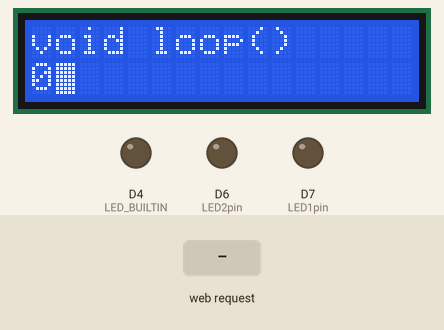
This sketch was run on a simulated ESP8266 (NodeMCU). Shown: 16×2 character LCD, output pins drawn as LEDs (lit = HIGH, except the on-board LED, lit = LOW). Dashed ring = blinking. The test bench sets the inputs (shaded band). WiFi joins after 1.5 s; servers stay silent unless stated; not simulated (calls return 0 or success): WiFi_credentials.h; what the sketch prints to the serial monitor is not drawn.

Above: at 7.8 s.
7.9 s: HTTP request GET /led1on received
At 10.0 s:
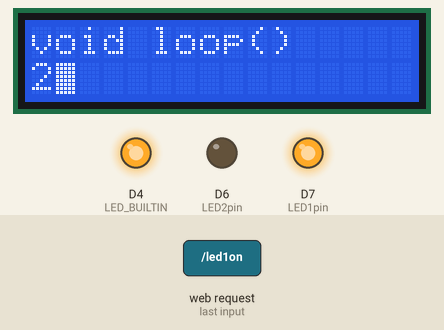
10.7 s: HTTP request GET /led2on received
At 11.3 s:
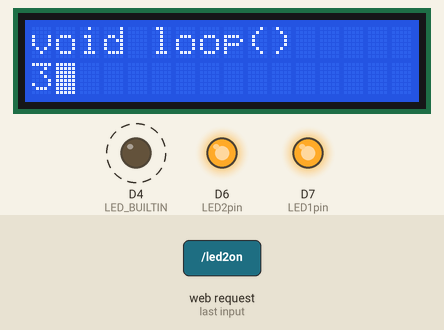
13.7 s: HTTP request GET /led1off received
At 14.9 s:
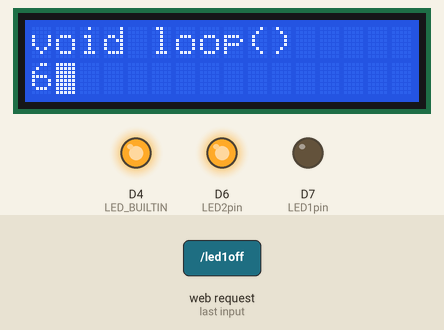
16.7 s: HTTP request GET / received
At 17.98 s:
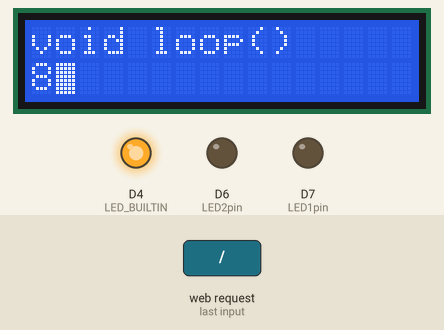
Timing chart, 0 to 20.7 s (numbered marks = the images above; inputs shaded):
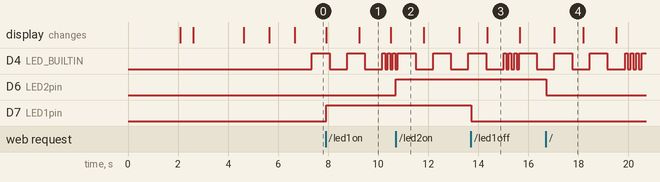

Measured:
- after the input at 7.9 s, D7 (LED1pin): LOW → HIGH at once
- after the input at 10.7 s, D6 (LED2pin): LOW → HIGH at once
- after the input at 13.7 s, D7 (LED1pin): HIGH → LOW at once
- after the input at 16.7 s, D6 (LED2pin): HIGH → LOW at once
- what the display in image 1 shows lasts 1.3 s, from 9.2 s to 10.5 s

The sketch:

OTA___Webserver_for_toggling_two_leds.ino
```cpp
#include <ESP8266WiFi.h>
#include <ESP8266mDNS.h>
#include <WiFiUdp.h>
#include <ArduinoOTA.h>
#include  <ESP8266WebServer.h> //Webserver capability
#include "WiFi_credentials.h"  //Custom header file having WiFi credentials.


#ifndef STASSID
#define STASSID mySSID
#define STAPSK myPASSWORD
#endif

const char* ssid = STASSID;
const char* password = STAPSK;
#include<LiquidCrystal_I2C.h>
LiquidCrystal_I2C lcd(0x3F, 2, 1, 0, 4, 5, 6, 7, 3, POSITIVE);


ESP8266WebServer server(80);
uint8_t LED1pin = D7;
bool LED1status = LOW;

uint8_t LED2pin = D6;
bool LED2status = LOW;


//Functionality for our code
#define ledPin D0
unsigned long preMillis = 0;
const long interval1 = 700;
const long interval2 = 100;
int ledState = HIGH;
//Objective: The led will glow in the pattern 700-700-700-200-200-200 //these are the delays between two successive blinks.
int switchings = 0; //The number of times we've switched the ledState . switchings/2 = number of blinks.


void setup() {
   lcd.begin(16,2);
  pinMode(LED_BUILTIN, OUTPUT);
  pinMode(LED1pin, OUTPUT);
  pinMode(LED2pin, OUTPUT);

                        Serial.begin(115200);
                        Serial.println("Booting");
                        lcd.setCursor(0,0);
                        lcd.print("Booting");
                        delay(500); //For showing the text
  WiFi.mode(WIFI_STA);
  WiFi.begin(ssid, password);
  while (WiFi.waitForConnectResult() != WL_CONNECTED) {
    Serial.println("Connection Failed! Rebooting...");
    delay(1000);
    ESP.restart();
  }
                       lcd.setCursor(0, 0);
                       lcd.print("WiFi connected");
                       delay(500);
                       lcd.clear();
                       lcd.setCursor(0,0);
                       lcd.print("Got IP: ");
                       lcd.setCursor(0,1);
                       lcd.print(WiFi.localIP());
                       lcd.cursor();
                       lcd.blink();
                       delay(2000);
                       lcd.clear();

  // Port defaults to 8266
  // ArduinoOTA.setPort(8266);

  // Hostname defaults to esp8266-[ChipID]
  // ArduinoOTA.setHostname("myesp8266");

  // No authentication by default
  // ArduinoOTA.setPassword("admin");

  // Password can be set with it's md5 value as well
  // MD5(admin) = 21232f297a57a5a743894a0e4a801fc3
  // ArduinoOTA.setPasswordHash("21232f297a57a5a743894a0e4a801fc3");

  ArduinoOTA.onStart([]() {
    String type;
    if (ArduinoOTA.getCommand() == U_FLASH) {
      type = "sketch";
    } else {  // U_FS
      type = "filesystem";
    }

    // NOTE: if updating FS this would be the place to unmount FS using FS.end()
    Serial.println("Start updating " + type);
  });
  ArduinoOTA.onEnd([]() {
    Serial.println("\nEnd");
  });
  ArduinoOTA.onProgress([](unsigned int progress, unsigned int total) {
    Serial.printf("Progress: %u%%\r", (progress / (total / 100)));
  });
  ArduinoOTA.onError([](ota_error_t error) {
    Serial.printf("Error[%u]: ", error);
    if (error == OTA_AUTH_ERROR) {
      Serial.println("Auth Failed");
    } else if (error == OTA_BEGIN_ERROR) {
      Serial.println("Begin Failed");
    } else if (error == OTA_CONNECT_ERROR) {
      Serial.println("Connect Failed");
    } else if (error == OTA_RECEIVE_ERROR) {
      Serial.println("Receive Failed");
    } else if (error == OTA_END_ERROR) {
      Serial.println("End Failed");
    }
  });
  ArduinoOTA.begin();
  Serial.println("Ready");
  Serial.print("IP address: ");
  Serial.println(WiFi.localIP());


  server.on("/", handle_OnConnect);
  server.on("/led1on", handle_led1on);
  server.on("/led1off", handle_led1off);
  server.on("/led2on", handle_led2on);
  server.on("/led2off", handle_led2off);
  server.onNotFound(handle_NotFound);


  server.begin();
  Serial.println("HTTP server started");
  lcd.home();
  lcd.print("Server started");
  delay(1000);
  lcd.clear();

  lcd.setCursor(0,0);
  lcd.print("setup done");
  delay(1000);
}

long loopcount = 0;
short tenLoop = 0;


void loop() {
  ArduinoOTA.handle();
  server.handleClient();

   if(LED1status)
  {digitalWrite(LED1pin, HIGH);}
  else
  {digitalWrite(LED1pin, LOW);}

  if(LED2status)
  {digitalWrite(LED2pin, HIGH);}
  else
  {digitalWrite(LED2pin, LOW); }

  if(switchings < 6)
  {
  if(millis() - preMillis >= interval1)
  {
    preMillis = millis();
    ledState = not(ledState);
    digitalWrite(LED_BUILTIN, ledState);
    switchings++;

  }
  }
  else if(switchings < 12)
  {
    if(millis() - preMillis >= interval2)
    {
      preMillis = millis();
      ledState = not(ledState);
      digitalWrite(LED_BUILTIN, ledState);
      switchings++;
    }
  }
  else
  {
    switchings = 0;
  }
  lcd.setCursor(0,0);
  lcd.print("void loop()");
  tenLoop++;
  if(tenLoop==100)
  {
    tenLoop = 0;
    loopcount++;
    if(loopcount%10==0)
    {
      lcd.setCursor(0,1);
      lcd.print("                ");

    }
  }
   lcd.setCursor(0,1);
      lcd.print(loopcount);
}


  void handle_OnConnect() {
  LED1status = LOW;
  LED2status = LOW;
  Serial.println("GPIO7 Status: OFF | GPIO6 Status: OFF");
  server.send(200, "text/html", SendHTML(LED1status,LED2status));
}


void handle_led1on() {
  LED1status = HIGH;
  Serial.println("GPIO7 Status: ON");
  server.send(200, "text/html", SendHTML(true,LED2status));
}

void handle_led1off() {
  LED1status = LOW;
  Serial.println("GPIO7 Status: OFF");
  server.send(200, "text/html", SendHTML(false,LED2status));
}

void handle_led2on() {
  LED2status = HIGH;
  Serial.println("GPIO6 Status: ON");
  server.send(200, "text/html", SendHTML(LED1status,true));
}

void handle_led2off() {
  LED2status = LOW;
  Serial.println("GPIO6 Status: OFF");
  server.send(200, "text/html", SendHTML(LED1status,false));
}

void handle_NotFound(){
  server.send(404, "text/plain", "Not found");
}

String SendHTML(uint8_t led1stat,uint8_t led2stat){
  String ptr = "<!DOCTYPE html> <html>\n";
  ptr +="<head><meta name=\"viewport\" content=\"width=device-width, initial-scale=1.0, user-scalable=no\">\n";
  ptr +="<title>LED Control</title>\n";
  ptr +="<style>html { font-family: Helvetica; display: inline-block; margin: 0px auto; text-align: center;}\n";
  ptr +="body{margin-top: 50px;} h1 {color: #444444;margin: 50px auto 30px;} h3 {color: #444444;margin-bottom: 50px;}\n";
  ptr +=".button {display: block;width: 80px;background-color: #1abc9c;border: none;color: white;padding: 13px 30px;text-decoration: none;font-size: 25px;margin: 0px auto 35px;cursor: pointer;border-radius: 4px;}\n";
  ptr +=".button-on {background-color: #1abc9c;}\n";
  ptr +=".button-on:active {background-color: #16a085;}\n";
  ptr +=".button-off {background-color: #34495e;}\n";
  ptr +=".button-off:active {background-color: #2c3e50;}\n";
  ptr +="p {font-size: 14px;color: #888;margin-bottom: 10px;}\n";
  ptr +="</style>\n";
  ptr +="</head>\n";
  ptr +="<body>\n";
  ptr +="<h1>ESP8266 Web Server</h1>\n";
    ptr +="<h3>Using Station(STA) Mode</h3>\n";
    //ptr +="<h4>The OTA capability has been added to this sketch</h4>\n";

   if(led1stat)
  {ptr +="<p>LED1 Status: ON</p><a class=\"button button-off\" href=\"/led1off\">OFF</a>\n";}
  else
  {ptr +="<p>LED1 Status: OFF</p><a class=\"button button-on\" href=\"/led1on\">ON</a>\n";}

  if(led2stat)
  {ptr +="<p>LED2 Status: ON</p><a class=\"button button-off\" href=\"/led2off\">OFF</a>\n";}
  else
  {ptr +="<p>LED2 Status: OFF</p><a class=\"button button-on\" href=\"/led2on\">ON</a>\n";}

  ptr +="</body>\n";
  ptr +="</html>\n";
  return ptr;
}
```
